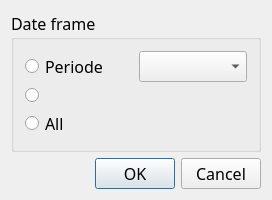
<?xml version="1.0" encoding="UTF-8"?>
<ui version="4.0">
 <class>uTimeFrameSelect</class>
 <widget class="QDialog" name="uTimeFrameSelect">
  <property name="geometry">
   <rect>
    <x>0</x>
    <y>0</y>
    <width>272</width>
    <height>197</height>
   </rect>
  </property>
  <property name="font">
   <font>
    <family>Adobe Helvetica</family>
    <pointsize>12</pointsize>
   </font>
  </property>
  <property name="windowTitle">
   <string>Select ledger entry periode</string>
  </property>
  <layout class="QVBoxLayout">
   <item>
    <widget class="QGroupBox" name="wFrame">
     <property name="title">
      <string>Date frame</string>
     </property>
     <layout class="QVBoxLayout">
      <item>
       <layout class="QHBoxLayout">
        <item>
         <widget class="QRadioButton" name="rPeriode">
          <property name="text">
           <string>Periode</string>
          </property>
         </widget>
        </item>
        <item>
         <widget class="QComboBox" name="wPeriode"/>
        </item>
       </layout>
      </item>
      <item>
       <layout class="QHBoxLayout">
        <item>
         <widget class="QRadioButton" name="rDate">
          <property name="text">
           <string/>
          </property>
         </widget>
        </item>
        <item>
         <widget class="DateEdit" name="wDateFrom" native="true"/>
        </item>
        <item>
         <widget class="DateEdit" name="wDateTo" native="true">
          <property name="font">
           <font>
            <family>Adobe Helvetica</family>
            <pointsize>12</pointsize>
           </font>
          </property>
         </widget>
        </item>
       </layout>
      </item>
      <item>
       <widget class="QRadioButton" name="rAll">
        <property name="text">
         <string>All</string>
        </property>
       </widget>
      </item>
     </layout>
    </widget>
   </item>
   <item>
    <spacer name="spacer2">
     <property name="orientation">
      <enum>Qt::Vertical</enum>
     </property>
     <property name="sizeType">
      <enum>QSizePolicy::Expanding</enum>
     </property>
     <property name="sizeHint" stdset="0">
      <size>
       <width>20</width>
       <height>16</height>
      </size>
     </property>
    </spacer>
   </item>
   <item>
    <layout class="QHBoxLayout">
     <item>
      <spacer name="spacer1">
       <property name="orientation">
        <enum>Qt::Horizontal</enum>
       </property>
       <property name="sizeType">
        <enum>QSizePolicy::Expanding</enum>
       </property>
       <property name="sizeHint" stdset="0">
        <size>
         <width>51</width>
         <height>20</height>
        </size>
       </property>
      </spacer>
     </item>
     <item>
      <widget class="QPushButton" name="wOk">
       <property name="text">
        <string>OK</string>
       </property>
      </widget>
     </item>
     <item>
      <widget class="QPushButton" name="wCancel">
       <property name="text">
        <string>Cancel</string>
       </property>
      </widget>
     </item>
    </layout>
   </item>
  </layout>
 </widget>
 <layoutdefault spacing="6" margin="11"/>
 <pixmapfunction>qPixmapFromMimeSource</pixmapfunction>
 <customwidgets>
  <customwidget>
   <class>DateEdit</class>
   <extends>QWidget</extends>
   <header>dateedit.h</header>
  </customwidget>
 </customwidgets>
 <resources/>
 <connections/>
</ui>
